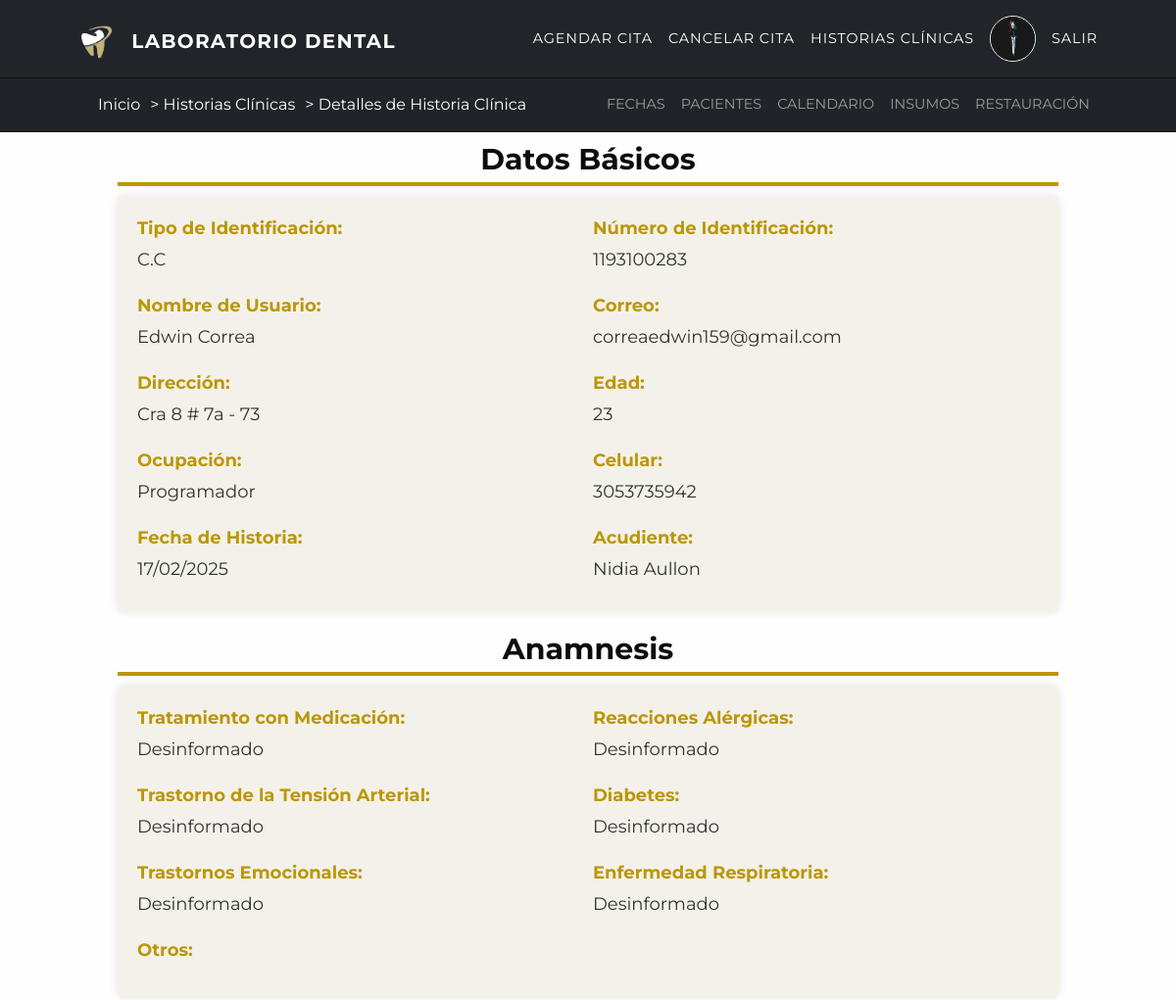
The app's page /ver-historias/1 (signed in, upper part), older data.
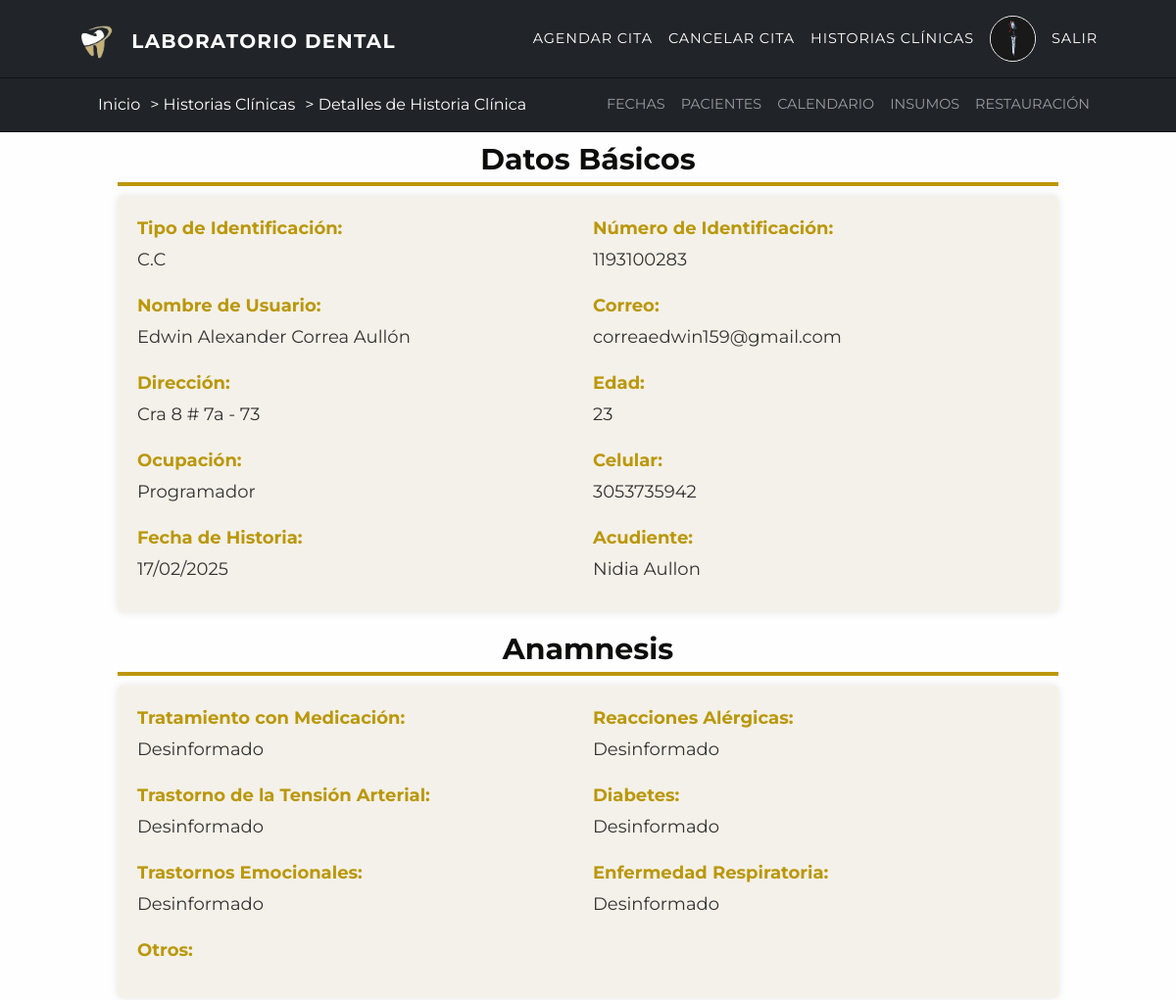
The same page, newer data.
### inicio/models.py (models this page shows, shortened)
class Valoracion(models.Model):
    OPCIONES_SI_NO_NO_SABE = (
        (1, 'Si'),
        (2, 'No'),
        (3, 'Desinformado'),
    )
    OPCIONES_SI_NO = (
        (1, 'Si'),
        (2, 'No'),
    )
    user = models.ForeignKey(UserProfile, on_delete=models.CASCADE)
    nombre = models.CharField(max_length=150, blank=True)
    documento = models.CharField(max_length=50, blank=True)
    fecha_historia = models.DateField(null=True, blank=True)
    tratamiento_medicacion = models.PositiveSmallIntegerField(choices=OPCIONES_SI_NO_NO_SABE, default=3)
    reacciones_alergicas = models.PositiveSmallIntegerField(choices=OPCIONES_SI_NO_NO_SABE, default=3)
    transtorno_tension_arterial = models.PositiveSmallIntegerField(choices=OPCIONES_SI_NO_NO_SABE, default=3)
    diabetes = models.PositiveSmallIntegerField(choices=OPCIONES_SI_NO_NO_SABE, default=3)
    transtornos_emocionales = models.PositiveSmallIntegerField(choices=OPCIONES_SI_NO_NO_SABE, default=3)
    enfermedad_respiratoria = models.PositiveSmallIntegerField(choices=OPCIONES_SI_NO_NO_SABE, default=3)
    otros = models.CharField(max_length=100, blank=True)
    protesis_dental = models.CharField(max_length=100, blank=True)
    total = models.CharField(max_length=100, blank=True)
    acrilico = models.CharField(max_length=100, blank=True)
    flexible = models.CharField(max_length=100, blank=True)
    parcial = models.CharField(max_length=100, blank=True)
    retenedores = models.CharField(max_length=100, blank=True)
    panoramica = models.CharField(max_length=100, blank=True)
    periapical = models.CharField(max_length=100, blank=True)
    cepillado_dental = models.PositiveSmallIntegerField(choices=OPCIONES_SI_NO)
    seda_dental = models.PositiveSmallIntegerField(choices=OPCIONES_SI_NO)
    enjuague_bucal = models.PositiveSmallIntegerField(choices=OPCIONES_SI_NO)

class UserProfile(AbstractBaseUser, PermissionsMixin):
    TIPO_CHOICES = (
        (1, 'T.I'),
        (2, 'C.C'),
        (3, 'C.E'),
        (4, 'C.I'),
    )
    tipo = models.PositiveSmallIntegerField(choices=TIPO_CHOICES, default=2)
    documento = models.IntegerField(unique=True, validators=[validate_document_length])
    nombre = models.CharField(max_length=50)
    imagen = models.ImageField(upload_to='imagenes/', blank=True, null=True)
    direccion = models.CharField(max_length=100, null=True, blank=True)
    correo = models.EmailField(max_length=100, null=True, blank=True)
    ocupacion = models.CharField(max_length=50, null=True, blank=True)
    celular = models.CharField(max_length=15, null=True, blank=True)
    acudiente = models.CharField(max_length=50, null=True, blank=True)
    edad = models.PositiveSmallIntegerField(null=True, blank=True)
    is_active = models.BooleanField(default=True, null=True, blank=True)
    is_admin = models.BooleanField(default=False, null=True, blank=True)
    is_superuser = models.BooleanField(default=False, null=True, blank=True)
    is_staff = models.BooleanField(default=False)
    objects = UserProfileManager()
    USERNAME_FIELD = 'documento'
    REQUIRED_FIELDS = ['nombre', 'correo']

### historiaclinica/views.py (the view)
# urls.py: path('ver-historias/<int:id>', views.verhistorias, name="verhistorias"),
@never_cache
@login_required(login_url='acceso_denegado')
def verhistorias(request, id):
    historia = Valoracion.objects.select_related('user').get(id=id)
    return render(request, 'verhistorias.html', {'historia': historia})

### historiaclinica/templates/verhistorias.html (shortened to what this page needs)
{% extends 'inicio.html' %}
{% load static %}
{% block extra_css %}
<link rel="stylesheet" href="{% static 'css/ver_historias.css' %}?v1.7" />
{% endblock %}
{% block titulo %}
<a href="{% url 'listhistorias' %}" data-tooltip="Volver a la lista de historias clínicas">Historias Clínicas</a>&gt;
Detalles de Historia Clínica
{% endblock %}
{% block content %}
<div class="historia">
  <div class="imprimir">
    <div class="seccion">
      <h4>Datos Básicos</h4>
      <div class="grid-container">
        <div class="grid-item" data-tooltip="Tipo de identificación del paciente">
          <label>Tipo de Identificación:</label><span>{{ historia.user.get_tipo_display }}</span>
        </div>
        <div class="grid-item" data-tooltip="Número de identificación del paciente">
          <label>Número de Identificación:</label><span>{{ historia.user.documento }}</span>
        </div>
        <div class="grid-item" data-tooltip="Nombre del usuario asociado a la historia">
          <label>Nombre de Usuario:</label><span>{{ historia.user.nombre }}</span>
        </div>
        <div class="grid-item" data-tooltip="Correo electrónico del usuario">
          <label>Correo:</label><span>{{ historia.user.correo }}</span>
        </div>
        <div class="grid-item" data-tooltip="Dirección de residencia del usuario">
          <label>Dirección:</label><span>{{ historia.user.direccion }}</span>
        </div>
        <div class="grid-item" data-tooltip="Edad del paciente">
          <label>Edad:</label><span>{{ historia.user.edad }}</span>
        </div>
        <div class="grid-item" data-tooltip="Ocupación del paciente">
          <label>Ocupación:</label><span>{{ historia.user.ocupacion }}</span>
        </div>
        <div class="grid-item" data-tooltip="Número de celular del usuario">
          <label>Celular:</label><span>{{ historia.user.celular }}</span>
        </div>
        <div class="grid-item" data-tooltip="Fecha de la historia clínica">
          <label>Fecha de Historia:</label><span>{{ historia.fecha_historia|date:"d/m/Y" }}</span>
        </div>
        <div class="grid-item" data-tooltip="Nombre del acudiente, si aplica">
          <label>Acudiente:</label><span>{{ historia.user.acudiente }}</span>
        </div>
      </div>
    </div>
    <div class="seccion">
      <h4>Anamnesis</h4>
      <div class="grid-container">
        <div class="grid-item" data-tooltip="Tratamiento con medicación actual">
          <label>Tratamiento con Medicación:</label><span>{{ historia.get_tratamiento_medicacion_display }}</span>
        </div>
        <div class="grid-item" data-tooltip="Si hay reacciones alérgicas conocidas">
          <label>Reacciones Alérgicas:</label><span>{{ historia.get_reacciones_alergicas_display }}</span>
        </div>
        <div class="grid-item" data-tooltip="Historial de trastornos de tensión arterial">
          <label>Trastorno de la Tensión Arterial:</label><span>{{ historia.get_transtorno_tension_arterial_display }}</span>
        </div>
        <div class="grid-item" data-tooltip="Diagnóstico de diabetes">
          <label>Diabetes:</label><span>{{ historia.get_diabetes_display }}</span>
        </div>
        <div class="grid-item" data-tooltip="Historial de trastornos emocionales">
          <label>Trastornos Emocionales:</label><span>{{ historia.get_transtornos_emocionales_display }}</span>
        </div>
        <div class="grid-item" data-tooltip="Historial de enfermedad respiratoria">
          <label>Enfermedad Respiratoria:</label><span>{{ historia.get_enfermedad_respiratoria_display }}</span>
        </div>
        <div class="grid-item" data-tooltip="Otros comentarios o condiciones">
          <label>Otros:</label>
        </div>
      </div>
    </div>
  </div>
</div>
{% endblock %}

Row changes from the older to the newer data that the page shows:
changed through a linked row, Valoracion "Desinformado": user.nombre "Edwin Correa" → "Edwin Alexander Correa Aullón"
